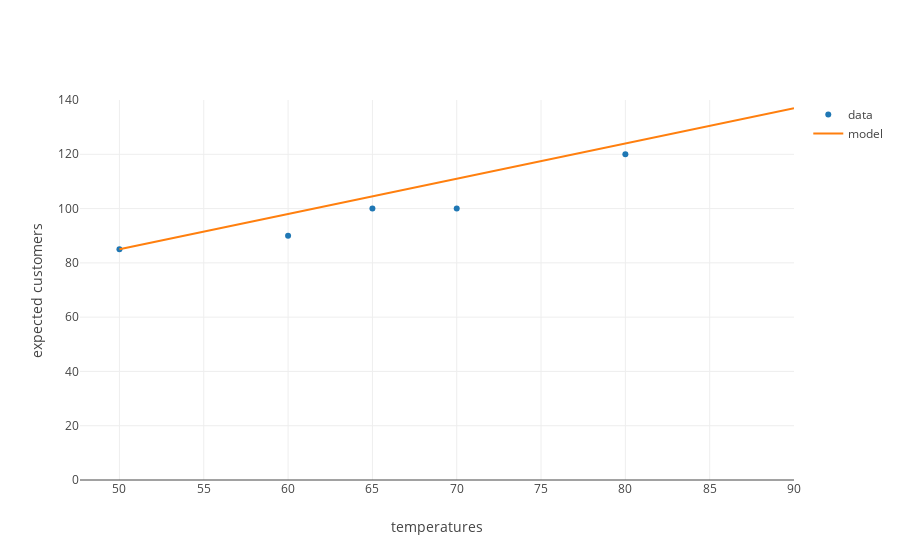

Notebook code cell kept with this figure:
### Markdown cell above
Uncomment the code below to display a trace of our model and our outputs.

### Code cell
from graph import trace_values, plot
data_trace = trace_values(temperatures, amounts, name = 'data')
layout = {'yaxis': {'range': [0, 140], 'title': 'expected customers'},
          'xaxis': {'title': 'temperatures'}}
plot([data_trace, model_trace], layout)

### Figure 1 — Plotly figure (JSON) as saved in the notebook; plotly's stock layout.template omitted (floating-point values rounded to 4 significant figures)
{"data": [{"mode": "markers", "name": "data", "text": [], "type": "scatter", "uid": "4dc0ad59-529f-46e7-b9ed-c483f1f5cd1f", "x": [80, 65, 50, 70, 60], "y": [120, 100, 85, 100, 90]}, {"mode": "lines", "name": "model", "text": [], "type": "scatter", "uid": "248c89ad-e966-4893-b139-84d9998901af", "x": [50, 55, 60, 65, 70, 75, 80, 85, 90], "y": [85, 91.5, 98, 104.5, 111, 117.5, 124, 130.5, 137]}], "layout": {"xaxis": {"title": {"text": "temperatures"}}, "yaxis": {"range": [0, 140], "title": {"text": "expected customers"}}}}
